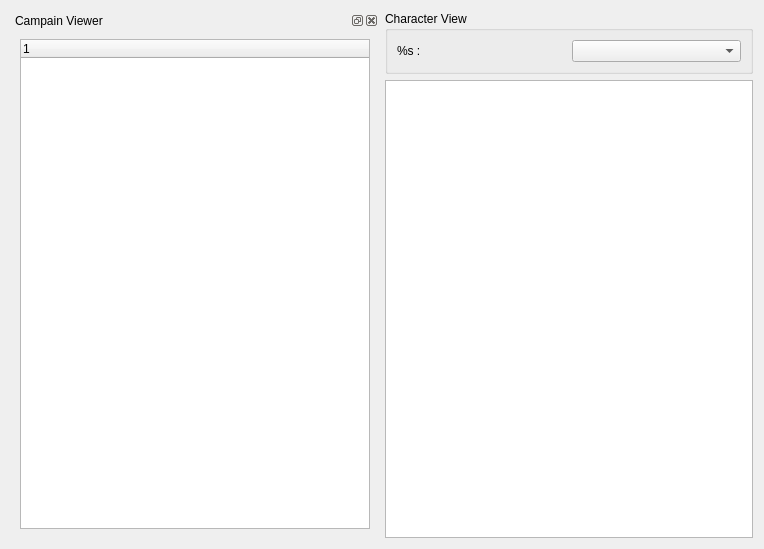
<?xml version="1.0" encoding="UTF-8"?>
<ui version="4.0">
 <class>dm_play_interface</class>
 <widget class="QDialog" name="dm_play_interface">
  <property name="geometry">
   <rect>
    <x>0</x>
    <y>0</y>
    <width>764</width>
    <height>549</height>
   </rect>
  </property>
  <property name="windowTitle">
   <string>Dungeon Master Viewer</string>
  </property>
  <layout class="QHBoxLayout" name="horizontalLayout">
   <item>
    <widget class="QDockWidget" name="dock_campain_viewer">
     <property name="windowTitle">
      <string>Campain Viewer</string>
     </property>
     <widget class="QWidget" name="dockWidgetContents">
      <layout class="QGridLayout" name="gridLayout">
       <item row="0" column="0">
        <widget class="QTreeWidget" name="treeWidget">
         <column>
          <property name="text">
           <string notr="true">1</string>
          </property>
         </column>
        </widget>
       </item>
      </layout>
     </widget>
    </widget>
   </item>
   <item>
    <layout class="QVBoxLayout" name="verticalLayout">
     <item>
      <widget class="QGroupBox" name="group_character_view">
       <property name="title">
        <string>Character View</string>
       </property>
       <layout class="QGridLayout" name="gridLayout_2">
        <item row="0" column="0">
         <widget class="QLabel" name="label">
          <property name="text">
           <string>%s :</string>
          </property>
         </widget>
        </item>
        <item row="0" column="1">
         <widget class="QComboBox" name="comboBox"/>
        </item>
       </layout>
      </widget>
     </item>
     <item>
      <widget class="QGraphicsView" name="graphicsView"/>
     </item>
    </layout>
   </item>
  </layout>
 </widget>
 <resources/>
 <connections/>
</ui>
